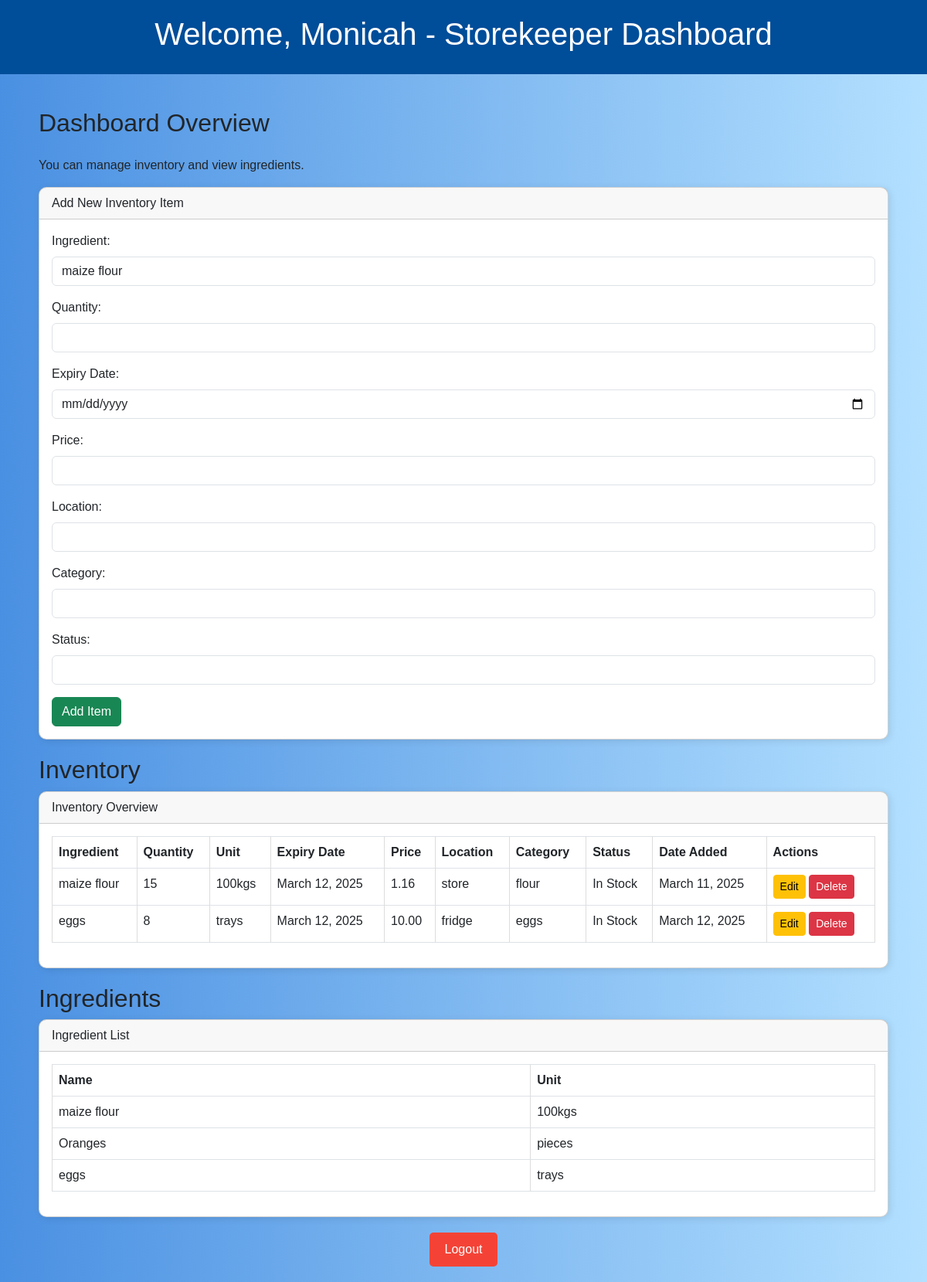
The app's page /storekeeper/ (signed in), older data.
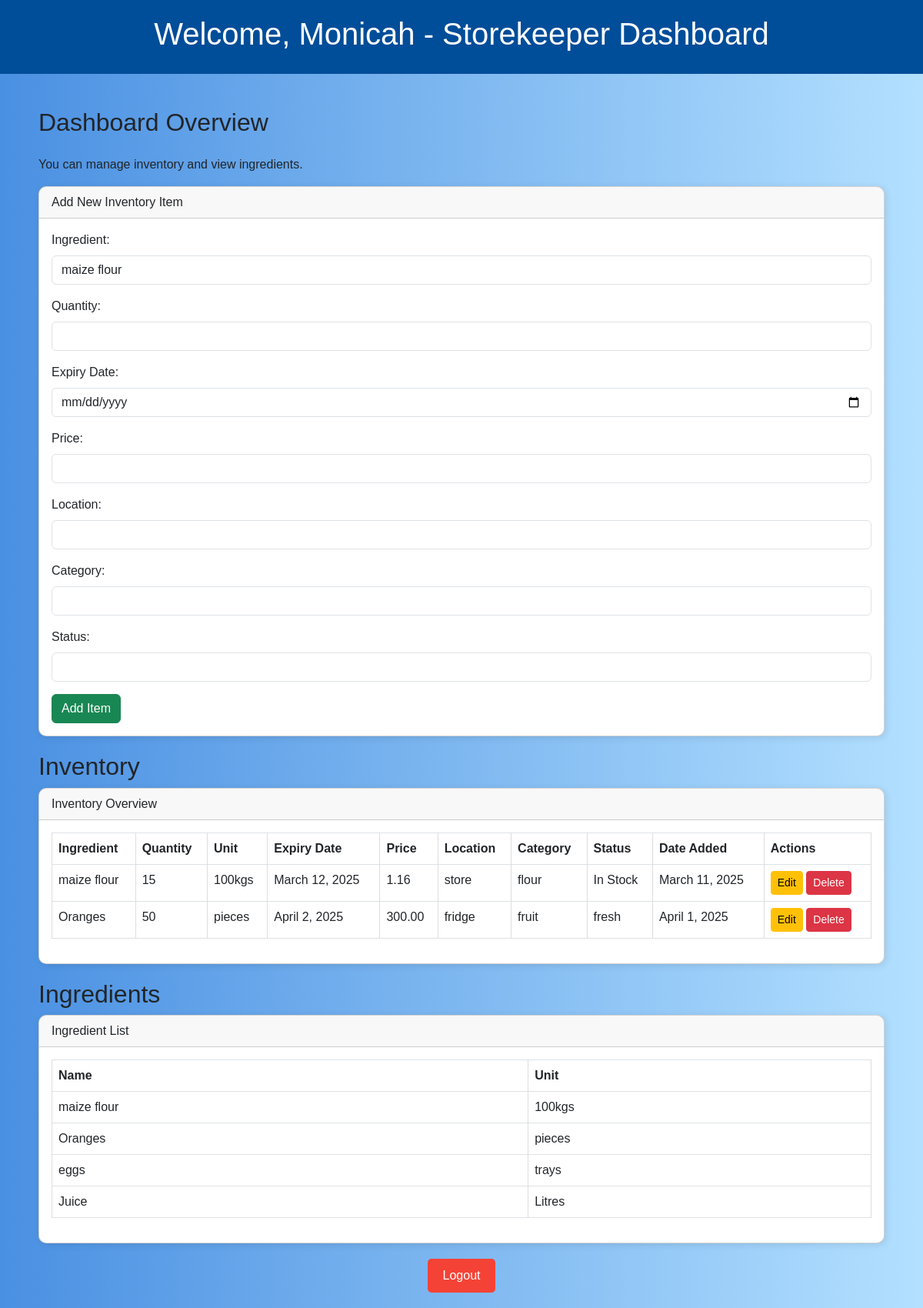
The same page, newer data.
### inventory/models.py (models this page shows, shortened)
class Inventory(models.Model):
    ingredient = models.ForeignKey(Ingredient, on_delete=models.CASCADE)
    quantity = models.PositiveIntegerField()
    expiry_date = models.DateField(null=True, blank=True)  # Expiry date for perishable items
    price = models.DecimalField(max_digits=10, decimal_places=2, null=True, blank=True)  # Price of the ingredient
    location = models.CharField(max_length=255, null=True, blank=True)  # Location in the kitchen
    category = models.CharField(max_length=100, null=True, blank=True)  # Category (e.g., grains, dairy, etc.)
    status = models.CharField(max_length=20, choices=[('In Stock', 'In Stock'), ('Out of Stock', 'Out of Stock'), ('Low Stock', 'Low Stock')], default='In Stock')
    date_added = models.DateField(auto_now_add=True)  # Date the item was added

class Ingredient(models.Model):
    name = models.CharField(max_length=255)
    unit = models.CharField(max_length=50)  # e.g., grams, liters

### inventory/views.py (the view)
# urls.py: path('storekeeper/', storekeeper_dashboard, name='storekeeper_dashboard'),
@login_required
def storekeeper_dashboard(request):
    inventory = Inventory.objects.all()
    ingredients = Ingredient.objects.all()  # This retrieves all ingredients
    context = {
        'inventory': inventory,
        'ingredients': ingredients,
    }
    return render(request, 'accounts/storekeeper_dashboard.html', context)

### inventory/templates/accounts/storekeeper_dashboard.html (shortened to what the changed rows need)
<!DOCTYPE html>
<html lang="en">
<head>
    <link href="https://cdn.jsdelivr.net/npm/bootstrap@5.3.0/dist/css/bootstrap.min.css" rel="stylesheet">
</head>
<body>
    <header>
        <h1>Welcome, {{ user.username }} - Storekeeper Dashboard</h1>
    </header>
    <div class="container mt-4">
        <h2 class="mb-4">Dashboard Overview</h2>
        <div class="table-container">
            <h2 class="section-title">Inventory</h2>
            <div class="card">
                <div class="card-body">
                    <table class="table table-bordered">
                        <thead>
                            <tr>
                                <th>Ingredient</th>
                                <th>Quantity</th>
                                <th>Unit</th>
                                <th>Expiry Date</th>
                                <th>Price</th>
                                <th>Location</th>
                                <th>Category</th>
                                <th>Status</th>
                                <th>Date Added</th>
                                <th>Actions</th>
                            </tr>
                        </thead>
                        <tbody>
                            {% for item in inventory %}
                                <tr>
                                    <td>{{ item.ingredient.name }}</td>
                                    <td>{{ item.quantity }}</td>
                                    <td>{{ item.ingredient.unit }}</td>
                                    <td>{{ item.expiry_date }}</td>
                                    <td>{{ item.price }}</td>
                                    <td>{{ item.location }}</td>
                                    <td>{{ item.category }}</td>
                                    <td>{{ item.status }}</td>
                                    <td>{{ item.date_added }}</td>
                                    <td>
                                        <a href="{% url 'edit_inventory' item.id %}" class="btn btn-warning btn-sm">Edit</a>
                                        <form method="POST" action="{% url 'delete_inventory' item.id %}" style="display:inline;">
                                            <button type="submit" class="btn btn-danger btn-sm">Delete</button>
                                        </form>
                                    </td>
                                </tr>
                            {% empty %}
                                <tr>
                                    <td colspan="10">No inventory available.</td>
                                </tr>
                            {% endfor %}
                        </tbody>
                    </table>
                </div>
            </div>
        </div>
        <div class="table-container">
            <h2 class="section-title">Ingredients</h2>
            <div class="card">
                <div class="card-body">
                    <table class="table table-bordered">
                        <thead>
                            <tr>
                                <th>Name</th>
                                <th>Unit</th>
                            </tr>
                        </thead>
                        <tbody>
                            {% for ingredient in ingredients %}
                                <tr>
                                    <td>{{ ingredient.name }}</td>
                                    <td>{{ ingredient.unit }}</td>
                                </tr>
                            {% empty %}
                                <tr>
                                    <td colspan="2">No ingredients available.</td>
                                </tr>
                            {% endfor %}
                        </tbody>
                    </table>
                </div>
            </div>
        </div>
    </div>
</body>
</html>

Row changes from the older to the newer data that the page shows:
removed Inventory: ingredient.name "eggs", quantity "8", ingredient.unit "trays", expiry_date "March 12, 2025", price "10.00", location "fridge", category "eggs", status "In Stock", date_added "March 12, 2025"
added Inventory: ingredient.name "Oranges", quantity "50", ingredient.unit "pieces", expiry_date "April 2, 2025", price "300.00", location "fridge", category "fruit", status "fresh", date_added "April 1, 2025"
added Ingredient: name "Juice", unit "Litres"
